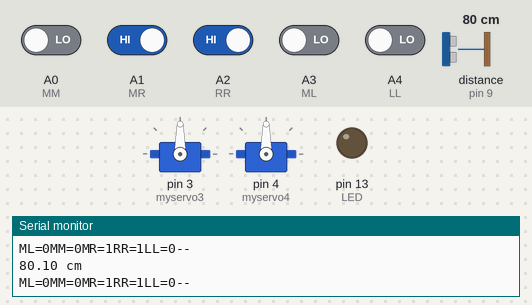
Recording of a sketch running on a simulated Arduino Uno, built with avr-gcc and run on an emulated ATmega328P. Parts: 2 × servo, output pins drawn as LEDs (lit = HIGH), the last lines printed to the serial monitor. Wiring (inferred from the names in the program): ultrasonic range finder: trigger pin 10; echo pin 9. The test bench sets the inputs (shaded band); at power-on: A1 (MR), A2 (RR) HIGH, A0 (MM), A3 (ML), A4 (LL) LOW, distance to the obstacle (sensor on pin 9) 80 cm. The echo pulse lasts 58.3 µs per cm; pins used as bus, display or sensor lines are not drawn.

Above: at 1.2 s.
1.3 s: distance to the obstacle (sensor on pin 9) set to 10 cm
2.8 s: distance to the obstacle (sensor on pin 9) set to 7 cm
At 3.3 s:
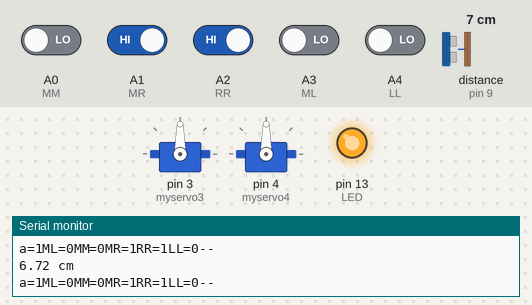
4.3 s: A0 (MM) driven HIGH
At 5.4 s:
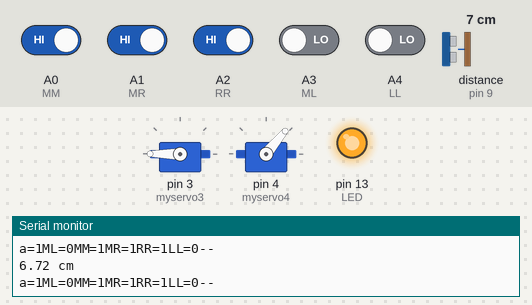
5.8 s: A1 (MR) driven LOW and A2 (RR) driven LOW
At 6.4 s:
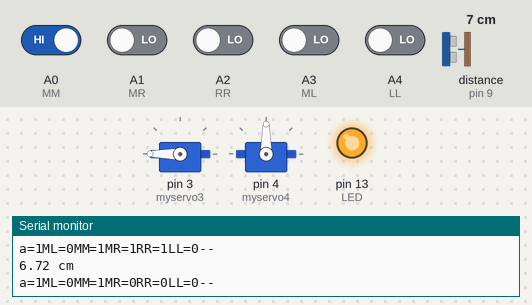
8.8 s: A1 (MR) driven HIGH
At 10.2 s:
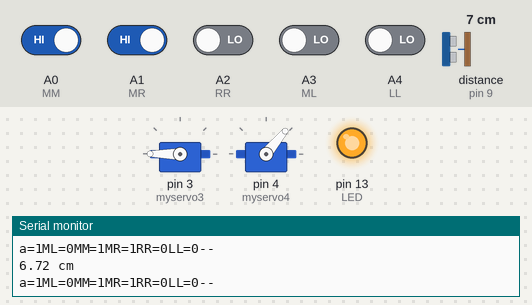
11.8 s: A1 (MR) driven LOW
At 12.5 s:
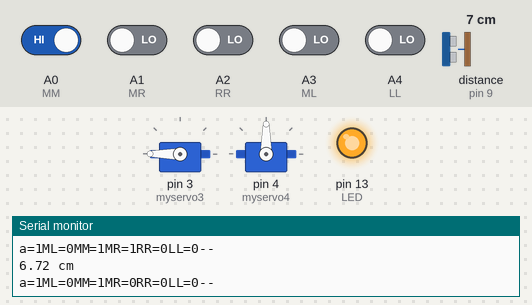
Timing chart, 0 to 14.8 s (numbered marks = the images above; inputs shaded):
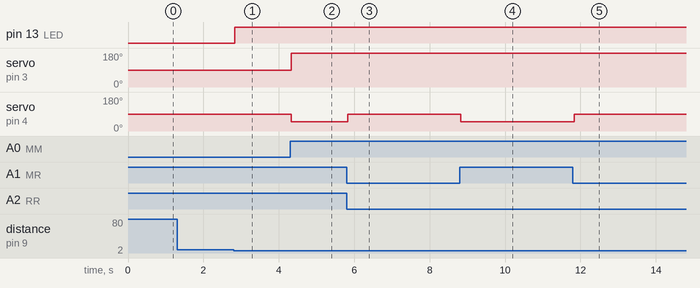

The sketch:

p1s.ino
```cpp
//chen
#include <SoftwareSerial.h>//匯入資料庫
#include <Servo.h>
Servo myservo3,myservo4;  //伺服馬達腳位設定
const int trig = 10;      //超音波腳位
const int echo = 9;
                          //設定CNY70的腳位
int ML = A3;              //ML=左邊的感測器
int MM = A0;              //MM＝中間的感測器
int MR = A1;              //MR＝右邊的感測器
int RR = A2;              //RR＝最右邊的感測器
int LL = A4;
int LED =13;              //設定LED燈的腳位
int a;                    //設定變數
int L;
int M;
int R;
int RRR;
int LLL;
int e;
void setup() {           //前置設定
  Serial.begin(9600);    //與序列視窗連接鮑率
  pinMode(ML, INPUT);    //CNY70的輸入
  pinMode(MM, INPUT);
  pinMode(MR, INPUT);
  pinMode(RR, INPUT);
  pinMode(LL, INPUT);
  pinMode(LED, OUTPUT);  //LED輸出
  myservo3.attach(3);    //左邊伺服馬達連接
  myservo4.attach(4);    //右邊伺服馬達連接
}
void loop() {
  pinMode (trig, OUTPUT);          //超音波運行
  pinMode (echo, INPUT);
  float duration, distance;
  digitalWrite(trig, HIGH);
  delayMicroseconds(1000);
  digitalWrite(trig, LOW);
  duration = pulseIn (echo, HIGH);
  distance = (duration/2)/29;
  Serial.print(distance);
  Serial.println(" cm");
  if(distance<8){              //判斷超音波距離長度
     a=1;
     digitalWrite(LED, HIGH);
     Serial.print("a=");
     Serial.print(a);
      }
  Serial.print("ML=");        //讀取CNY70的數值  白＝0 黑＝1
  Serial.print(digitalRead(ML) );
  L = digitalRead(ML);
  Serial.print("MM=");
  Serial.print(digitalRead(MM));
  M = digitalRead(MM);
  Serial.print("MR=");
  Serial.print(digitalRead(MR));
  R = digitalRead(MR);
  Serial.print("RR=");
  Serial.print(digitalRead(RR));
  RRR = digitalRead(RR);
  Serial.print("LL=");
  Serial.print(digitalRead(LL));
  LLL = digitalRead(LL);
  Serial.println("--");
  if(a==1){                  //當a==1啟動循線功能
     if(R==0&&L==0&&M==0){ //停
      myservo3.write(90);
      myservo4.write(90);
     }else if(RRR==0&&R==0){    //右轉
      myservo3.write(180);
      myservo4.write(90);
      delay(1500);
      myservo3.write(180);
      myservo4.write(60);
      }else if(L==1&&M==1&&R==1&&LL==0){
      myservo3.write(180);
      myservo4.write(30);;
      }else if(L==1&&M==1&&R==1&&RR==0){
      myservo3.write(180);
      myservo4.write(80);;
      }else if(L==0&&M==1&&R==1){//向左修
      myservo3.write(180);
      myservo4.write(50);
      }else if(L==1&&M==1&&R==0){//向右修
      myservo3.write(180);
      myservo4.write(70);
     }else if(L==1&&M==0&&R==1){//前
     myservo3.write(180);
    myservo4.write(60);
    }
  }
}
```

Measured:
- the behaviour switches between 9 and 8 cm on distance to the obstacle (sensor on pin 9) (found by bisection; images 0 and 1)
- after the input at 2.8 s, pin 13 (LED): LOW → HIGH at once
- after the input at 4.3 s, servo on pin 3 (myservo3): 90° → 180° at once; servo on pin 4 (myservo4): 90° → 50° at once
- after the input at 5.8 s, servo on pin 4 (myservo4): 50° → 90° at once
- after the input at 8.8 s, servo on pin 4 (myservo4): 90° → 50° at once
- after the input at 11.8 s, servo on pin 4 (myservo4): 50° → 90° at once
